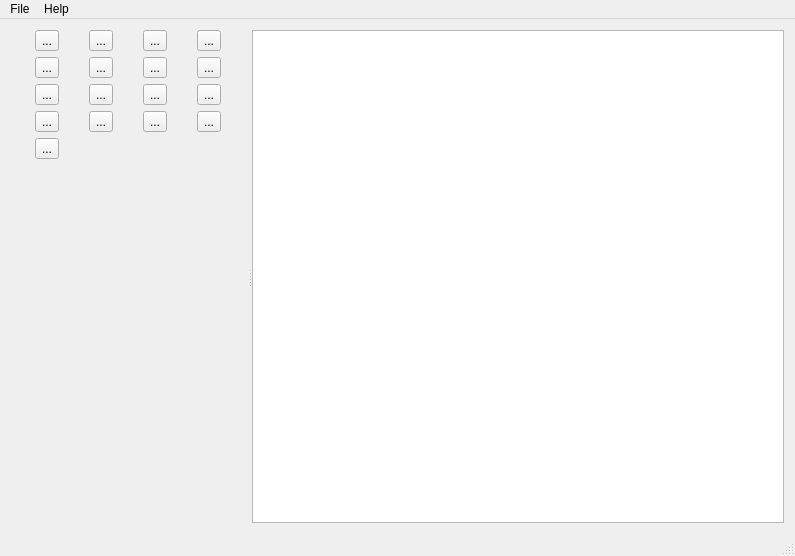
<?xml version="1.0" encoding="UTF-8"?>
<ui version="4.0">
 <class>MainWindow</class>
 <widget class="QMainWindow" name="MainWindow">
  <property name="geometry">
   <rect>
    <x>0</x>
    <y>0</y>
    <width>795</width>
    <height>556</height>
   </rect>
  </property>
  <property name="windowTitle">
   <string>MainWindow</string>
  </property>
  <widget class="QWidget" name="centralWidget">
   <layout class="QGridLayout" name="gridLayout">
    <item row="0" column="0">
     <widget class="QSplitter" name="splitter">
      <property name="orientation">
       <enum>Qt::Horizontal</enum>
      </property>
      <widget class="QWidget" name="toolsWidget" native="true">
       <property name="sizePolicy">
        <sizepolicy hsizetype="MinimumExpanding" vsizetype="Preferred">
         <horstretch>0</horstretch>
         <verstretch>0</verstretch>
        </sizepolicy>
       </property>
       <property name="minimumSize">
        <size>
         <width>120</width>
         <height>0</height>
        </size>
       </property>
       <layout class="QGridLayout" name="gridLayout_2">
        <property name="leftMargin">
         <number>0</number>
        </property>
        <property name="topMargin">
         <number>0</number>
        </property>
        <property name="rightMargin">
         <number>0</number>
        </property>
        <property name="bottomMargin">
         <number>0</number>
        </property>
        <property name="spacing">
         <number>6</number>
        </property>
        <item row="2" column="2">
         <widget class="QToolButton" name="toolButton">
          <property name="text">
           <string>...</string>
          </property>
          <property name="icon">
           <iconset resource="icons.qrc">
            <normaloff>:/icons/circle.png</normaloff>:/icons/circle.png</iconset>
          </property>
          <property name="iconSize">
           <size>
            <width>24</width>
            <height>24</height>
           </size>
          </property>
         </widget>
        </item>
        <item row="1" column="3">
         <widget class="QToolButton" name="toolButton_clear">
          <property name="text">
           <string>...</string>
          </property>
          <property name="icon">
           <iconset resource="icons.qrc">
            <normaloff>:/icons/delete.png</normaloff>:/icons/delete.png</iconset>
          </property>
          <property name="iconSize">
           <size>
            <width>24</width>
            <height>24</height>
           </size>
          </property>
         </widget>
        </item>
        <item row="3" column="3">
         <widget class="QToolButton" name="toolButton_pixmap">
          <property name="text">
           <string>...</string>
          </property>
          <property name="icon">
           <iconset resource="icons.qrc">
            <normaloff>:/icons/canvas.png</normaloff>:/icons/canvas.png</iconset>
          </property>
          <property name="iconSize">
           <size>
            <width>24</width>
            <height>24</height>
           </size>
          </property>
         </widget>
        </item>
        <item row="3" column="0">
         <widget class="QToolButton" name="toolButton_text">
          <property name="text">
           <string>...</string>
          </property>
          <property name="icon">
           <iconset resource="icons.qrc">
            <normaloff>:/icons/text.png</normaloff>:/icons/text.png</iconset>
          </property>
          <property name="iconSize">
           <size>
            <width>24</width>
            <height>24</height>
           </size>
          </property>
         </widget>
        </item>
        <item row="0" column="2">
         <widget class="QToolButton" name="toolButton_SaveAs">
          <property name="text">
           <string>...</string>
          </property>
          <property name="icon">
           <iconset resource="icons.qrc">
            <normaloff>:/icons/saveAs.png</normaloff>:/icons/saveAs.png</iconset>
          </property>
          <property name="iconSize">
           <size>
            <width>24</width>
            <height>24</height>
           </size>
          </property>
         </widget>
        </item>
        <item row="2" column="0">
         <widget class="QToolButton" name="butLine">
          <property name="text">
           <string>...</string>
          </property>
          <property name="icon">
           <iconset resource="icons.qrc">
            <normaloff>:/icons/直线.png</normaloff>:/icons/直线.png</iconset>
          </property>
          <property name="iconSize">
           <size>
            <width>24</width>
            <height>24</height>
           </size>
          </property>
         </widget>
        </item>
        <item row="0" column="0">
         <widget class="QToolButton" name="butOpen">
          <property name="enabled">
           <bool>true</bool>
          </property>
          <property name="text">
           <string>...</string>
          </property>
          <property name="icon">
           <iconset resource="icons.qrc">
            <normaloff>:/icons/open.png</normaloff>:/icons/open.png</iconset>
          </property>
          <property name="iconSize">
           <size>
            <width>24</width>
            <height>24</height>
           </size>
          </property>
         </widget>
        </item>
        <item row="1" column="2">
         <widget class="QToolButton" name="butDefault">
          <property name="text">
           <string>...</string>
          </property>
          <property name="icon">
           <iconset resource="icons.qrc">
            <normaloff>:/icons/arrow.png</normaloff>:/icons/arrow.png</iconset>
          </property>
          <property name="iconSize">
           <size>
            <width>24</width>
            <height>24</height>
           </size>
          </property>
         </widget>
        </item>
        <item row="2" column="1">
         <widget class="QToolButton" name="toolButton_curveLine">
          <property name="text">
           <string>...</string>
          </property>
          <property name="icon">
           <iconset resource="icons.qrc">
            <normaloff>:/icons/曲线.png</normaloff>:/icons/曲线.png</iconset>
          </property>
          <property name="iconSize">
           <size>
            <width>24</width>
            <height>24</height>
           </size>
          </property>
         </widget>
        </item>
        <item row="1" column="1">
         <widget class="QToolButton" name="toolButton_ZoomOut">
          <property name="text">
           <string>...</string>
          </property>
          <property name="icon">
           <iconset resource="icons.qrc">
            <normaloff>:/icons/zoomOut.png</normaloff>:/icons/zoomOut.png</iconset>
          </property>
          <property name="iconSize">
           <size>
            <width>24</width>
            <height>24</height>
           </size>
          </property>
         </widget>
        </item>
        <item row="2" column="3">
         <widget class="QToolButton" name="butRectangle">
          <property name="text">
           <string>...</string>
          </property>
          <property name="icon">
           <iconset resource="icons.qrc">
            <normaloff>:/icons/rectangle.png</normaloff>:/icons/rectangle.png</iconset>
          </property>
          <property name="iconSize">
           <size>
            <width>24</width>
            <height>24</height>
           </size>
          </property>
         </widget>
        </item>
        <item row="1" column="0">
         <widget class="QToolButton" name="toolButton_ZoomIn">
          <property name="text">
           <string>...</string>
          </property>
          <property name="icon">
           <iconset resource="icons.qrc">
            <normaloff>:/icons/zoomIn.png</normaloff>:/icons/zoomIn.png</iconset>
          </property>
          <property name="iconSize">
           <size>
            <width>24</width>
            <height>24</height>
           </size>
          </property>
         </widget>
        </item>
        <item row="0" column="1">
         <widget class="QToolButton" name="butSave">
          <property name="text">
           <string>...</string>
          </property>
          <property name="icon">
           <iconset resource="icons.qrc">
            <normaloff>:/icons/save.ico</normaloff>:/icons/save.ico</iconset>
          </property>
          <property name="iconSize">
           <size>
            <width>24</width>
            <height>24</height>
           </size>
          </property>
         </widget>
        </item>
        <item row="7" column="0" colspan="4">
         <spacer name="verticalSpacer">
          <property name="orientation">
           <enum>Qt::Vertical</enum>
          </property>
          <property name="sizeHint" stdset="0">
           <size>
            <width>20</width>
            <height>40</height>
           </size>
          </property>
         </spacer>
        </item>
        <item row="3" column="1">
         <widget class="QToolButton" name="toolButton_Home">
          <property name="text">
           <string>...</string>
          </property>
          <property name="icon">
           <iconset resource="icons.qrc">
            <normaloff>:/icons/up.png</normaloff>:/icons/up.png</iconset>
          </property>
          <property name="iconSize">
           <size>
            <width>24</width>
            <height>24</height>
           </size>
          </property>
         </widget>
        </item>
        <item row="3" column="2">
         <widget class="QToolButton" name="cut">
          <property name="text">
           <string>...</string>
          </property>
          <property name="icon">
           <iconset resource="icons.qrc">
            <normaloff>:/icons/cut.png</normaloff>:/icons/cut.png</iconset>
          </property>
          <property name="iconSize">
           <size>
            <width>24</width>
            <height>24</height>
           </size>
          </property>
         </widget>
        </item>
        <item row="0" column="3">
         <widget class="QToolButton" name="toolButton_copy">
          <property name="text">
           <string>...</string>
          </property>
          <property name="icon">
           <iconset resource="icons.qrc">
            <normaloff>:/icons/copy.png</normaloff>:/icons/copy.png</iconset>
          </property>
          <property name="iconSize">
           <size>
            <width>24</width>
            <height>24</height>
           </size>
          </property>
         </widget>
        </item>
        <item row="6" column="0" colspan="4">
         <widget class="VEPolyLineSettings" name="polylineSettings" native="true">
          <property name="minimumSize">
           <size>
            <width>0</width>
            <height>50</height>
           </size>
          </property>
         </widget>
        </item>
        <item row="5" column="0" colspan="4">
         <widget class="VERectangleSettings" name="rectangleSettings" native="true">
          <property name="minimumSize">
           <size>
            <width>0</width>
            <height>50</height>
           </size>
          </property>
         </widget>
        </item>
        <item row="4" column="0">
         <widget class="QToolButton" name="toolButton_bezier">
          <property name="text">
           <string>...</string>
          </property>
          <property name="icon">
           <iconset resource="icons.qrc">
            <normaloff>:/icons/bezier.png</normaloff>:/icons/bezier.png</iconset>
          </property>
          <property name="iconSize">
           <size>
            <width>24</width>
            <height>24</height>
           </size>
          </property>
         </widget>
        </item>
       </layout>
      </widget>
      <widget class="VEWorkplaceView" name="workplaceView"/>
     </widget>
    </item>
   </layout>
  </widget>
  <widget class="QMenuBar" name="menuBar">
   <property name="geometry">
    <rect>
     <x>0</x>
     <y>0</y>
     <width>795</width>
     <height>23</height>
    </rect>
   </property>
   <widget class="QMenu" name="menu">
    <property name="title">
     <string>File</string>
    </property>
    <addaction name="actionNew"/>
    <addaction name="actionOpen"/>
    <addaction name="separator"/>
    <addaction name="actionSave"/>
    <addaction name="actionSaveAs"/>
    <addaction name="separator"/>
    <addaction name="actionCut"/>
    <addaction name="actionExit"/>
   </widget>
   <widget class="QMenu" name="menuHelp">
    <property name="title">
     <string>Help</string>
    </property>
    <addaction name="actionHelp"/>
   </widget>
   <addaction name="menu"/>
   <addaction name="menuHelp"/>
  </widget>
  <widget class="QStatusBar" name="statusBar"/>
  <action name="actionHelp">
   <property name="icon">
    <iconset resource="icons.qrc">
     <normaloff>:/icons/scene.ico</normaloff>:/icons/scene.ico</iconset>
   </property>
   <property name="text">
    <string>Readme</string>
   </property>
   <property name="shortcut">
    <string>Ctrl+H</string>
   </property>
  </action>
  <action name="actionNew">
   <property name="icon">
    <iconset resource="icons.qrc">
     <normaloff>:/icons/new.png</normaloff>:/icons/new.png</iconset>
   </property>
   <property name="text">
    <string>New</string>
   </property>
   <property name="shortcut">
    <string>Ctrl+N</string>
   </property>
  </action>
  <action name="actionOpen">
   <property name="icon">
    <iconset resource="icons.qrc">
     <normaloff>:/icons/cursor-openhand.png</normaloff>:/icons/cursor-openhand.png</iconset>
   </property>
   <property name="text">
    <string>Open</string>
   </property>
   <property name="shortcut">
    <string>Ctrl+O</string>
   </property>
  </action>
  <action name="actionSave">
   <property name="icon">
    <iconset resource="icons.qrc">
     <normaloff>:/icons/save.png</normaloff>:/icons/save.png</iconset>
   </property>
   <property name="text">
    <string>Save</string>
   </property>
   <property name="shortcut">
    <string>Ctrl+S</string>
   </property>
  </action>
  <action name="actionSaveAs">
   <property name="icon">
    <iconset resource="icons.qrc">
     <normaloff>:/icons/saveAs.png</normaloff>:/icons/saveAs.png</iconset>
   </property>
   <property name="text">
    <string>SaveAs</string>
   </property>
   <property name="shortcut">
    <string>Ctrl+A</string>
   </property>
  </action>
  <action name="actionExit">
   <property name="icon">
    <iconset resource="icons.qrc">
     <normaloff>:/icons/exit.png</normaloff>:/icons/exit.png</iconset>
   </property>
   <property name="text">
    <string>Exit</string>
   </property>
   <property name="shortcut">
    <string>Ctrl+Q</string>
   </property>
  </action>
  <action name="actionCut">
   <property name="icon">
    <iconset resource="icons.qrc">
     <normaloff>:/icons/cut.png</normaloff>:/icons/cut.png</iconset>
   </property>
   <property name="text">
    <string>Cut</string>
   </property>
   <property name="shortcut">
    <string>Ctrl+X</string>
   </property>
  </action>
 </widget>
 <layoutdefault spacing="6" margin="11"/>
 <customwidgets>
  <customwidget>
   <class>VERectangleSettings</class>
   <extends>QWidget</extends>
   <header>verectanglesettings.h</header>
   <container>1</container>
  </customwidget>
  <customwidget>
   <class>VEPolyLineSettings</class>
   <extends>QWidget</extends>
   <header>vepolylinesettings.h</header>
   <container>1</container>
  </customwidget>
  <customwidget>
   <class>VEWorkplaceView</class>
   <extends>QGraphicsView</extends>
   <header>veworkplaceview.h</header>
  </customwidget>
 </customwidgets>
 <resources>
  <include location="icons.qrc"/>
 </resources>
 <connections/>
</ui>
